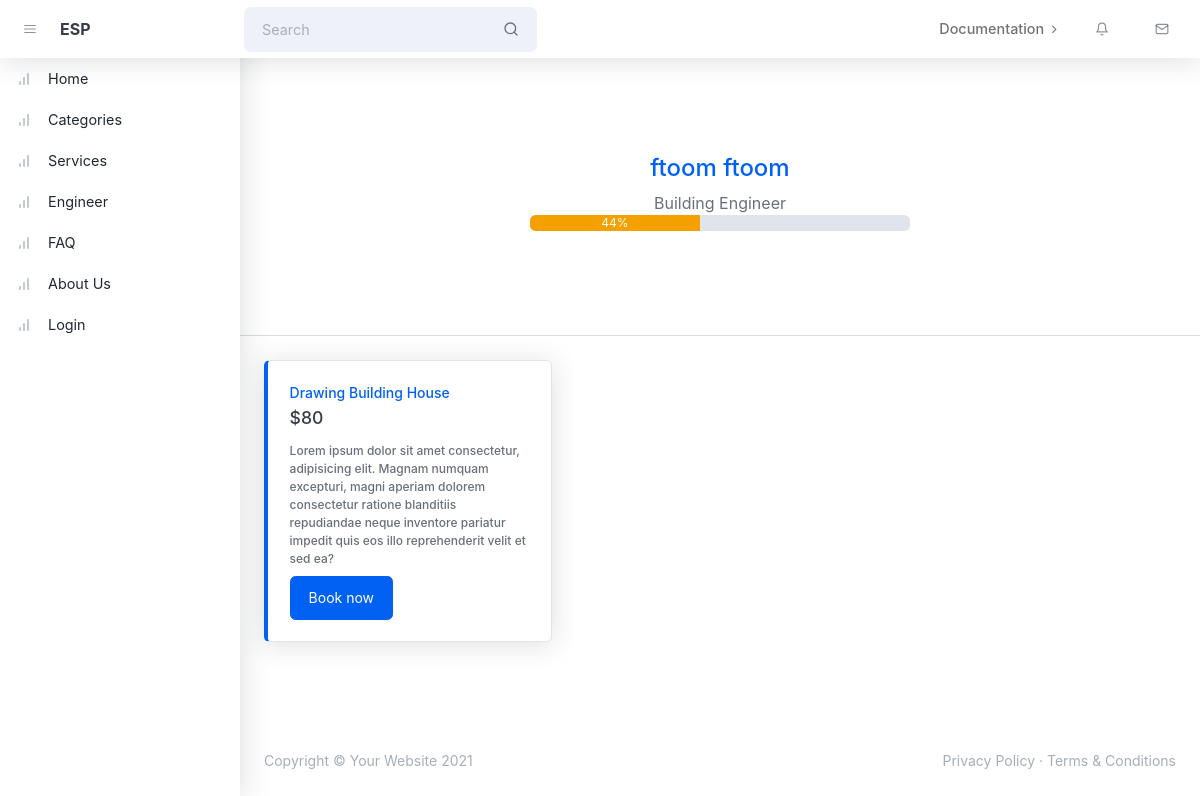
Screenshot of /engineer.php?id=1 with the database file from the repository.
### tables this page shows
CREATE TABLE `engineer` (
  `id` int(11) NOT NULL,
  `first_name` varchar(255) NOT NULL,
  `last_name` varchar(255) NOT NULL,
  `email` varchar(255) NOT NULL,
  `password` varchar(255) NOT NULL,
  `specialty` varchar(255) NOT NULL,
  `cv` varchar(255) NOT NULL,
  `date_of_birth` date NOT NULL,
  `phone` varchar(50) NOT NULL,
  `state` varchar(50) NOT NULL
);

CREATE TABLE `service` (
  `id` int(11) NOT NULL,
  `engineer_id` int(11) NOT NULL,
  `service_type_id` int(11) NOT NULL,
  `name` varchar(255) NOT NULL,
  `price` double NOT NULL,
  `detail` varchar(4000) NOT NULL,
  `image` varchar(255) DEFAULT NULL
);

### includes/lib.php (called while the page is built, shortened)
<?php
include("config.php");
include('myFunctions.php');
function select($statment)
{
    global $mysqlilink;
    $query = $statment;
    $res = mysqli_query($mysqlilink,$query) or die('<center><div>wrong in connect with server</div>'.mysqli_error($mysqlilink)."</center>");
	$list = [];
    while($row=mysqli_fetch_array($res,MYSQLI_BOTH))
    {
      $list[] = $row;
	}
	 return $list;
}
function selectByCondition($columns ,$table, $where = "")
{
    return select("select $columns from $table $where");
}
function getAllServicesByEngineerID($engineer_id)
{
	return selectByCondition("*","service","where  engineer_id like '$engineer_id'");
}
function getAllEngineersWithRatesAndServiceTotals($engineer_id = null)
{
    if(isset( $engineer_id) && !empty($engineer_id))
    {
    return select(' SELECT e.* , COUNT(s.id) as total_service, SUM(r.rate)/ COUNT(r.id) as total_rate
                    FROM engineer AS e
                    LEFT JOIN service AS s ON e.id = s.engineer_id
                    LEFT JOIN rating AS r ON e.id = r.engineer_id
                    WHERE e.id = '.$engineer_id.'
                    GROUP BY e.id;');
    }
    else
    {
    return select(' SELECT e.* , COUNT(s.id) as total_service, SUM(r.rate)/ COUNT(r.id) as total_rate
                    FROM engineer AS e
                    LEFT JOIN service AS s ON e.id = s.engineer_id
                    LEFT JOIN rating AS r ON e.id = r.engineer_id
                    GROUP BY e.id;');
    }
}
?>

### includes/myFunctions.php (called while the page is built, shortened)
<?php
  function getRateColor($rate)
  {
    if($rate > 75){
      return "success";
    }
    else if($rate > 50){
      return "primary";
    }
    else if($rate > 25){
      return "warning";
    }
    else{
      return "danger";
    }
  }
  ?>

### engineer.php (the view, shortened to what this page needs)
<?php
  include('includes/lib.php');
  ?>
<?php include('template/header.php'); ?>
<?php
  if ($_SERVER['REQUEST_METHOD'] === 'GET')
  {
    if(isset($_GET['id']))
    {
      $id = $_GET['id'];
      $result = getAllEngineersWithRatesAndServiceTotals($id);
      if( count( $result ) > 0)
       {
         $row = $result[0];
         $total_rate = $row['total_rate'];
       }
      else
      {
        $_SESSION["message"] = 'There is No data for this id';
        $_SESSION["fail"] = 'There is No data for this id';
        header('Location: index.php');
        exit();
      }
    }
    else
    {
      $_SESSION["message"] = 'No data for display';
      $_SESSION["fail"] = 'No data for display';
      header('Location: index.php');
      exit();
    }
  }
?>
<?php include('template/startNavbar.php'); ?>
<main class="page">
    <header class="py-10 mb-0 ">
        <div class="container-xl px-4 text-center">
            <div class="row">
                <div class="col-12">
                    <div class="text-center ">
                        <h1 class="text-primary"><?php echo $row['first_name'] .' '. $row['last_name']; ?></h1>
                        <p class="m-auto mb-0 mt-0 col-lg-5"><?php echo $row['specialty']; ?></p>
                        <div class="progress col-lg-5 m-auto">
                            <div class="progress-bar  bg-<?php echo getRateColor($total_rate); ?>" role="progressbar"
                                style="width: <?php echo $total_rate ?>%" aria-valuenow="<?php echo $total_rate ?>"
                                aria-valuemin="0" aria-valuemax="100">
                                <?php echo floor($total_rate) ?>%</div>
                        </div>
                    </div>
                </div>
            </div>
        </div>
    </header>
    <hr class="mt-2 mb-4" />
    <div class="container-xl px-4">
        <div class="row">
            <?php
                $all = getAllServicesByEngineerID($row['id']);
                if(!(count($all) > 0)) echo '<div class="col text-center"> <h2 class="text-danger" >No Service Found To Display. </h2></div>';
                else{
                    foreach($all as  $row)
                    {
            ?>
            <div class="col-xl-4 col-md-6 mb-4">
                <div class="card border-start-lg border-start-primary">
                    <div class="card-body">
                        <div class="d-flex align-items-center">
                            <div class="flex-grow-1">
                                <div class="small fw-bold text-primary mb-1"><?php echo $row['name']; ?></div>
                                <div class="h5">$<?php echo $row['price']; ?></div>
                                <div class="text-xs fw-bold d-inline-flex align-items-center">
                                    <?php echo $row['detail']; ?>
                                </div>
                            </div>
                        </div>
                        <div>
                            <a class="btn btn-primary mt-2" href=""> Book now </a>
                        </div>
                    </div>
                </div>
            </div>
            <?php }}?>
        </div>
    </div>
</main>
<?php include('template/footer.php') ?>

### rows the page displays
engineer: first_name "ftoom", last_name "ftoom", specialty "Building Engineer"
service: name "Drawing Building House", price "80", detail "Lorem ipsum dolor sit amet consectetur, adipisicing elit. Magnam numquam excepturi, magni aperiam dolorem consectetur ratione blanditiis repudiandae neque inventore pariatur impedit quis eos illo reprehenderit velit et sed ea?"

### other values shown
floor($total_rate) "44"
